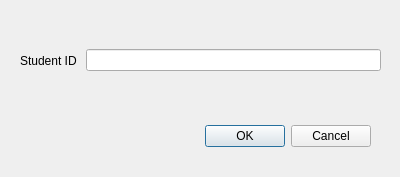
<?xml version="1.0" encoding="UTF-8"?>
<ui version="4.0">
 <class>removestudentdialog</class>
 <widget class="QDialog" name="removestudentdialog">
  <property name="geometry">
   <rect>
    <x>0</x>
    <y>0</y>
    <width>400</width>
    <height>177</height>
   </rect>
  </property>
  <property name="windowTitle">
   <string>Dialog</string>
  </property>
  <widget class="QDialogButtonBox" name="buttonBox">
   <property name="geometry">
    <rect>
     <x>30</x>
     <y>120</y>
     <width>341</width>
     <height>32</height>
    </rect>
   </property>
   <property name="orientation">
    <enum>Qt::Horizontal</enum>
   </property>
   <property name="standardButtons">
    <set>QDialogButtonBox::Cancel|QDialogButtonBox::Ok</set>
   </property>
  </widget>
  <widget class="QWidget" name="horizontalLayoutWidget">
   <property name="geometry">
    <rect>
     <x>20</x>
     <y>40</y>
     <width>361</width>
     <height>41</height>
    </rect>
   </property>
   <layout class="QHBoxLayout" name="horizontalLayout">
    <item>
     <widget class="QLabel" name="label">
      <property name="text">
       <string>Student ID </string>
      </property>
     </widget>
    </item>
    <item>
     <widget class="QLineEdit" name="studentIDLineEdit"/>
    </item>
   </layout>
  </widget>
 </widget>
 <resources/>
 <connections>
  <connection>
   <sender>buttonBox</sender>
   <signal>accepted()</signal>
   <receiver>removestudentdialog</receiver>
   <slot>accept()</slot>
   <hints>
    <hint type="sourcelabel">
     <x>248</x>
     <y>254</y>
    </hint>
    <hint type="destinationlabel">
     <x>157</x>
     <y>274</y>
    </hint>
   </hints>
  </connection>
  <connection>
   <sender>buttonBox</sender>
   <signal>rejected()</signal>
   <receiver>removestudentdialog</receiver>
   <slot>reject()</slot>
   <hints>
    <hint type="sourcelabel">
     <x>316</x>
     <y>260</y>
    </hint>
    <hint type="destinationlabel">
     <x>286</x>
     <y>274</y>
    </hint>
   </hints>
  </connection>
 </connections>
</ui>
